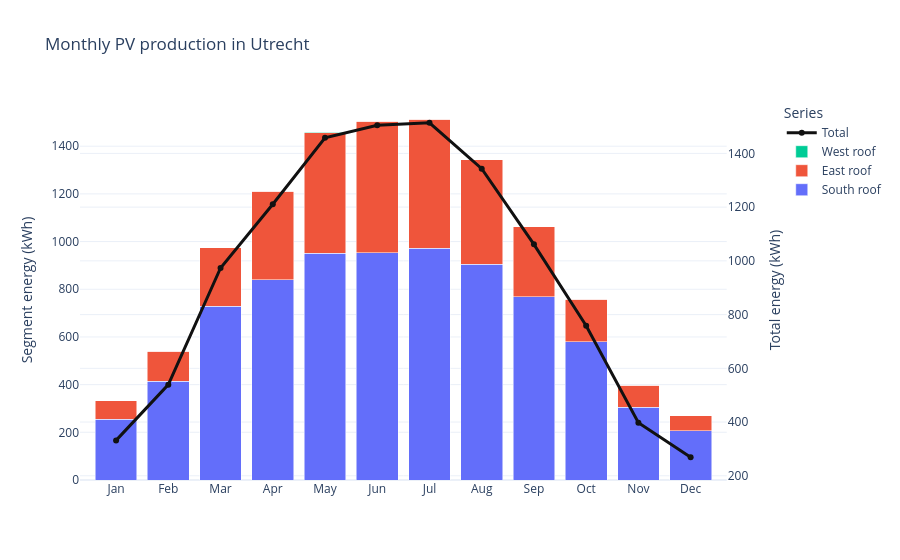

This figure's notebook cell:
### Code cell
monthly_figure = build_monthly_figure(result)
monthly_figure

### Figure 1 — Plotly figure (JSON) as saved in the notebook; plotly's stock layout.template omitted (floating-point values rounded to 4 significant figures)
{"data": [{"name": "South roof", "type": "bar", "x": ["Jan", "Feb", "Mar", "Apr", "May", "Jun", "Jul", "Aug", "Sep", "Oct", "Nov", "Dec"], "xaxis": "x", "y": [254.8, 414.3, 727.8, 840.5, 950.6, 952.6, 971.1, 905.3, 769.2, 580.3, 305.4, 206.6], "yaxis": "y"}, {"name": "East roof", "type": "bar", "x": ["Jan", "Feb", "Mar", "Apr", "May", "Jun", "Jul", "Aug", "Sep", "Oct", "Nov", "Dec"], "xaxis": "x", "y": [76.85, 124.9, 245.5, 370.1, 506.8, 551.5, 542.5, 437.5, 292.0, 177.9, 92.4, 62.38], "yaxis": "y"}, {"name": "West roof", "type": "bar", "x": ["Jan", "Feb", "Mar", "Apr", "May", "Jun", "Jul", "Aug", "Sep", "Oct", "Nov", "Dec"], "xaxis": "x", "y": [0.06402, 0.1041, 0.2052, 0.3095, 0.4225, 0.4601, 0.4523, 0.3639, 0.2426, 0.1483, 0.07642, 0.05183], "yaxis": "y"}, {"line": {"color": "#111111", "width": 3}, "mode": "lines+markers", "name": "Total", "type": "scatter", "x": ["Jan", "Feb", "Mar", "Apr", "May", "Jun", "Jul", "Aug", "Sep", "Oct", "Nov", "Dec"], "xaxis": "x", "y": [331.8, 539.3, 973.5, 1211.0, 1458.0, 1505.0, 1514.0, 1343.0, 1061.0, 758.4, 397.9, 269.0], "yaxis": "y2"}], "layout": {"barmode": "stack", "legend": {"title": {"text": "Series"}}, "title": {"text": "Monthly PV production in Utrecht"}, "xaxis": {"anchor": "y", "domain": [0, 0.94]}, "yaxis": {"anchor": "x", "domain": [0, 1], "title": {"text": "Segment energy (kWh)"}}, "yaxis2": {"anchor": "x", "overlaying": "y", "side": "right", "title": {"text": "Total energy (kWh)"}}}}
